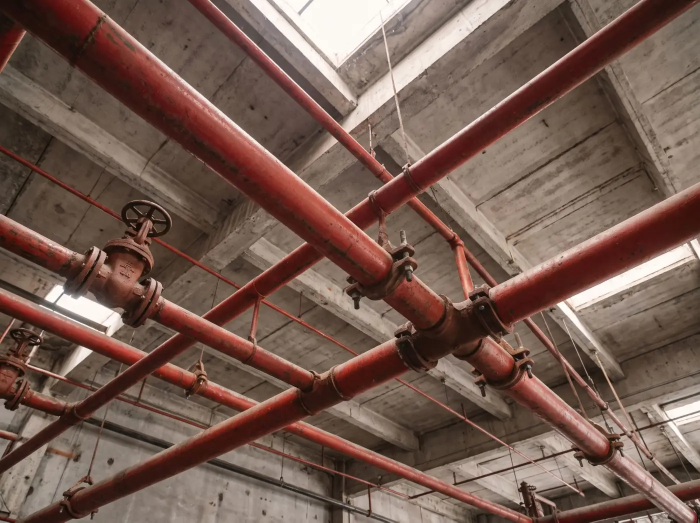
#> input picture fynova-mejorada/img/canieria-roja.webp, 1400 x 1045 px (shown at 1/2 size)
$ python -i procesar_fotos.py   (imports and definitions only)
#> lines starting #> are read from the running program, lines starting #| are printed output that depends on the picture
#> further down, picture is the input picture: shape (1045, 1400, 3); mean B, G, R 80, 90.9, 116.4
#!/usr/bin/env python3
"""Prepara fotos de producto y logos de clientes para una landing estilo Apple.

Requiere: pip install opencv-python-headless numpy

Ejemplos:
  # Fotos de producto -> WebP de 560 px (para tarjetas blancas)
  python3 procesar_fotos.py productos origen/*.jpg --salida img --max 560 --prefijo p

  # Recorte de fondo blanco (solo piezas con color/contraste; revisar el resultado)
  python3 procesar_fotos.py productos origen/valvula.jpg --salida img --recortar --prefijo r

  # Logos de clientes -> gris con transparencia
  python3 procesar_fotos.py logos logos/*.jpg --salida img --prefijo c
"""
import argparse
import pathlib

import cv2
import numpy as np


def ajustar(im, maximo):
    h, w = im.shape[:2]
    s = min(1, maximo / max(h, w))
    return cv2.resize(im, (int(w * s), int(h * s)), interpolation=cv2.INTER_AREA) if s < 1 else im


def recortar_blanco(im, tol=18):
    """Quita el fondo casi blanco conectado a los bordes y deja un alfa suavizado.
    No sirve para productos blancos sobre fondo blanco: se come el cuerpo."""
#> called with tol = 18
    h, w = im.shape[:2]
#> h = 1045; w = 1400
    mascara = np.zeros((h + 2, w + 2), np.uint8)
    flags = 4 | (255 << 8) | cv2.FLOODFILL_MASK_ONLY | cv2.FLOODFILL_FIXED_RANGE
    bordes = [(x, y) for x in range(0, w, max(1, w // 40)) for y in (0, h - 1)] + \
             [(x, y) for y in range(0, h, max(1, h // 40)) for x in (0, w - 1)]
    for x, y in bordes:
        if mascara[y + 1, x + 1] == 0 and im[y, x].min() > 225:
            cv2.floodFill(im.copy(), mascara, (x, y), 0, (tol,) * 3, (tol,) * 3, flags)
    alfa = np.where(mascara[1:-1, 1:-1] > 0, 0, 255).astype(np.uint8)
    alfa = cv2.GaussianBlur(cv2.erode(alfa, np.ones((2, 2), np.uint8)), (3, 3), 0)
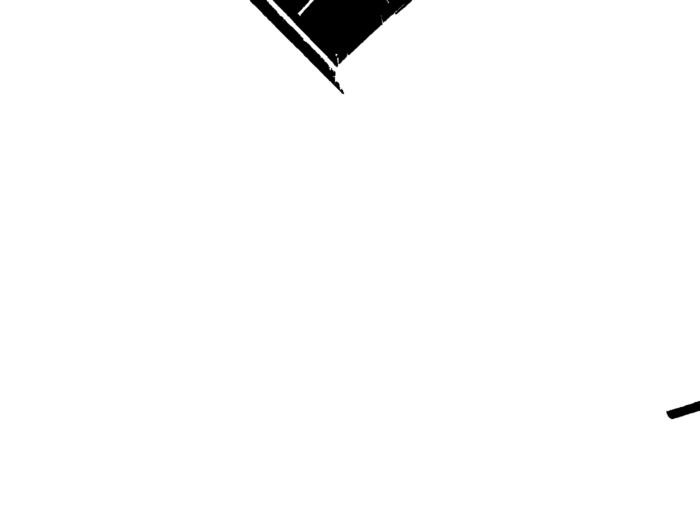
#> alfa: shape (1045, 1400) (shown at 1/2 size); min 0, max 255, mean 250.8
    out = cv2.cvtColor(im, cv2.COLOR_BGR2BGRA)
    out[:, :, 3] = alfa
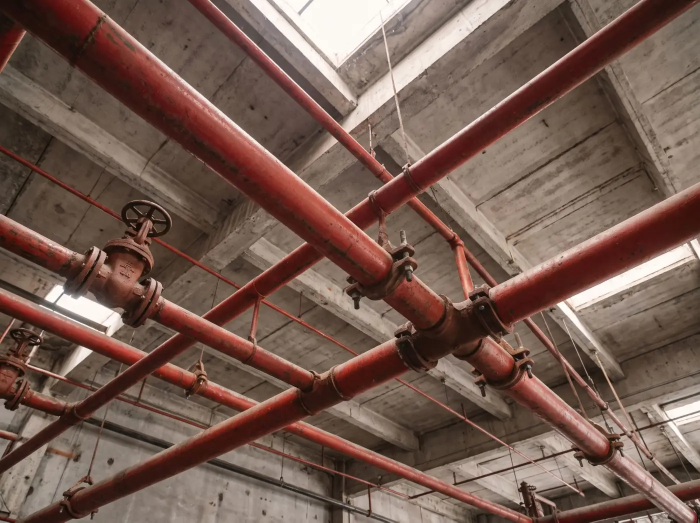
#> out: shape (1045, 1400, 4) (shown at 1/2 size); mean B, G, R, A 80, 90.9, 116.4, 250.8
    ys, xs = np.where(alfa > 10)
    return out[ys.min():ys.max() + 1, xs.min():xs.max() + 1]


def logo_transparente(im, maximo=260, gris=55):
    g = cv2.cvtColor(im, cv2.COLOR_BGR2GRAY) if im.ndim == 3 else im
    fondo = float(np.median(np.concatenate([g[0], g[-1], g[:, 0], g[:, -1]])))
    ys, xs = np.where(g < fondo - 20)
    g = ajustar(g[ys.min():ys.max() + 1, xs.min():xs.max() + 1], maximo)
    alfa = np.clip((fondo - 12 - g.astype(float)) * 2.2, 0, 255).astype(np.uint8)
    return np.dstack([np.full_like(g, gris)] * 3 + [alfa])


def main():
    ap = argparse.ArgumentParser(description=__doc__, formatter_class=argparse.RawDescriptionHelpFormatter)
    ap.add_argument("modo", choices=["productos", "logos"])
    ap.add_argument("archivos", nargs="+")
    ap.add_argument("--salida", default="img")
    ap.add_argument("--max", type=int, default=560, help="lado mayor en px")
    ap.add_argument("--prefijo", default="")
    ap.add_argument("--recortar", action="store_true", help="quitar fondo blanco (productos)")
    ap.add_argument("--calidad", type=int, default=80)
    a = ap.parse_args()

    salida = pathlib.Path(a.salida)
    salida.mkdir(parents=True, exist_ok=True)
    for f in a.archivos:
        im = cv2.imread(f, cv2.IMREAD_UNCHANGED)
        if im is None:
            print("no se pudo leer", f)
            continue
        if im.ndim == 3 and im.shape[2] == 4 and a.modo == "productos":
            out = ajustar(im, a.max)                       # ya tiene transparencia
        elif a.modo == "logos":
            out = logo_transparente(im[:, :, :3] if im.ndim == 3 else im)
        else:
            im = im[:, :, :3] if im.ndim == 3 else cv2.cvtColor(im, cv2.COLOR_GRAY2BGR)
            out = ajustar(recortar_blanco(im) if a.recortar else im, a.max)
        destino = salida / f"{a.prefijo}{pathlib.Path(f).stem}.webp"
        cv2.imwrite(str(destino), out, [cv2.IMWRITE_WEBP_QUALITY, a.calidad])
        print(destino, out.shape[1], "x", out.shape[0])


# [2 lines not run here, left out]

>>> import cv2
>>> picture = cv2.imread('../../../../fynova-mejorada/img/canieria-roja.webp')
>>> result = recortar_blanco(picture)
